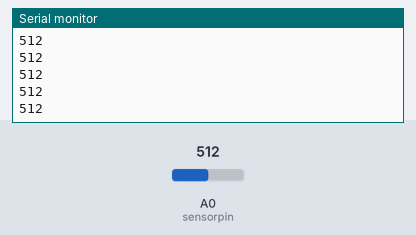
Bench run of a sketch on a simulated Arduino Uno, built with avr-gcc and run on an emulated ATmega328P. On the bench: the last lines printed to the serial monitor. Inputs (shaded band) come from the test bench; at power-on: A0 (sensorpin) = 512.

Above: at 1.2 s.
1.3 s: A0 (sensorpin) set to 716
At 1.31 s:
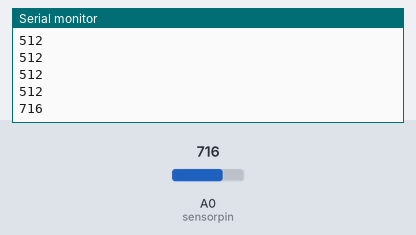
2.8 s: A0 (sensorpin) set to 900
At 2.81 s:
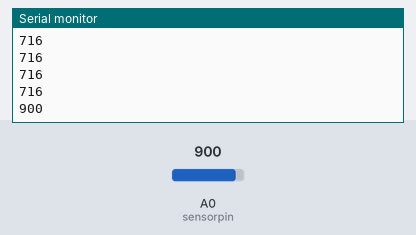
Timing chart, 0 to 5.8 s (numbered marks = the images above; inputs shaded):
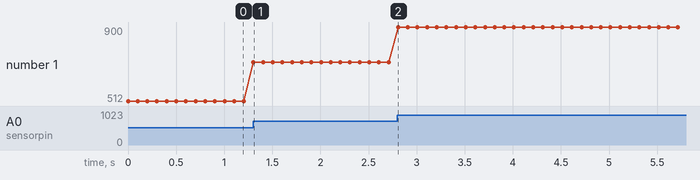

The sketch:

sensortest.ino
```cpp
int tape = 1; // Making variable for tape
int sensorpin = A0;
void setup() {
  // put your setup code here, to run once:
  pinMode(sensorpin, INPUT);
  Serial.begin(9600);

}

void loop() {
  // put your main code here, to run repeatedly:
  Serial.println(analogRead(sensorpin));
  delay(100);
}
```

Measured:
- after the input at 1.3 s, the serial monitor: prints a new line at once (image 1)
- after the input at 2.8 s, the serial monitor: prints a new line at once (image 2)
- plotted number 1: 512 → 716 after the input at 1.3 s, 716 → 900 after the input at 2.8 s
